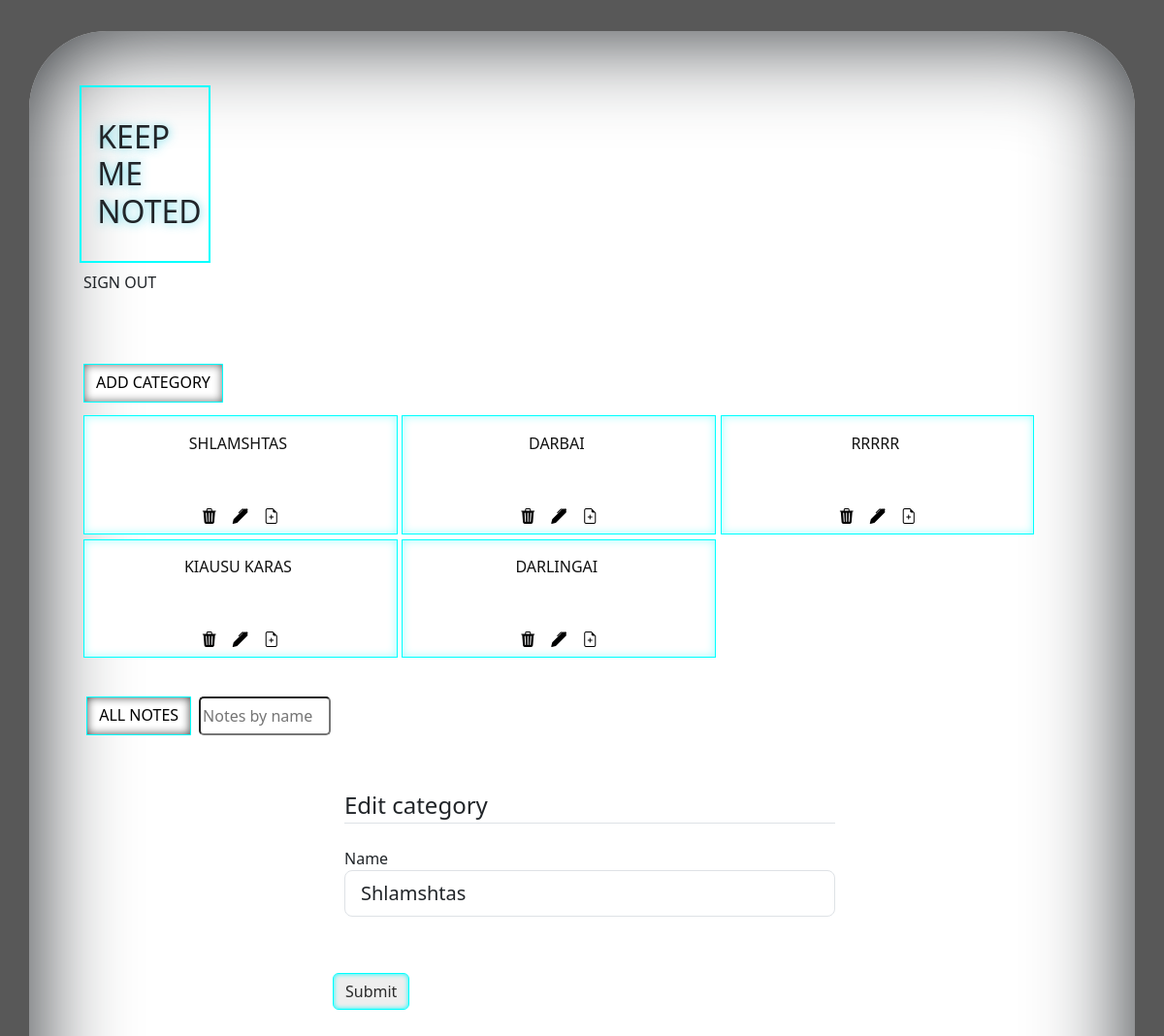
The app's page /edit/1 (signed in), older data.
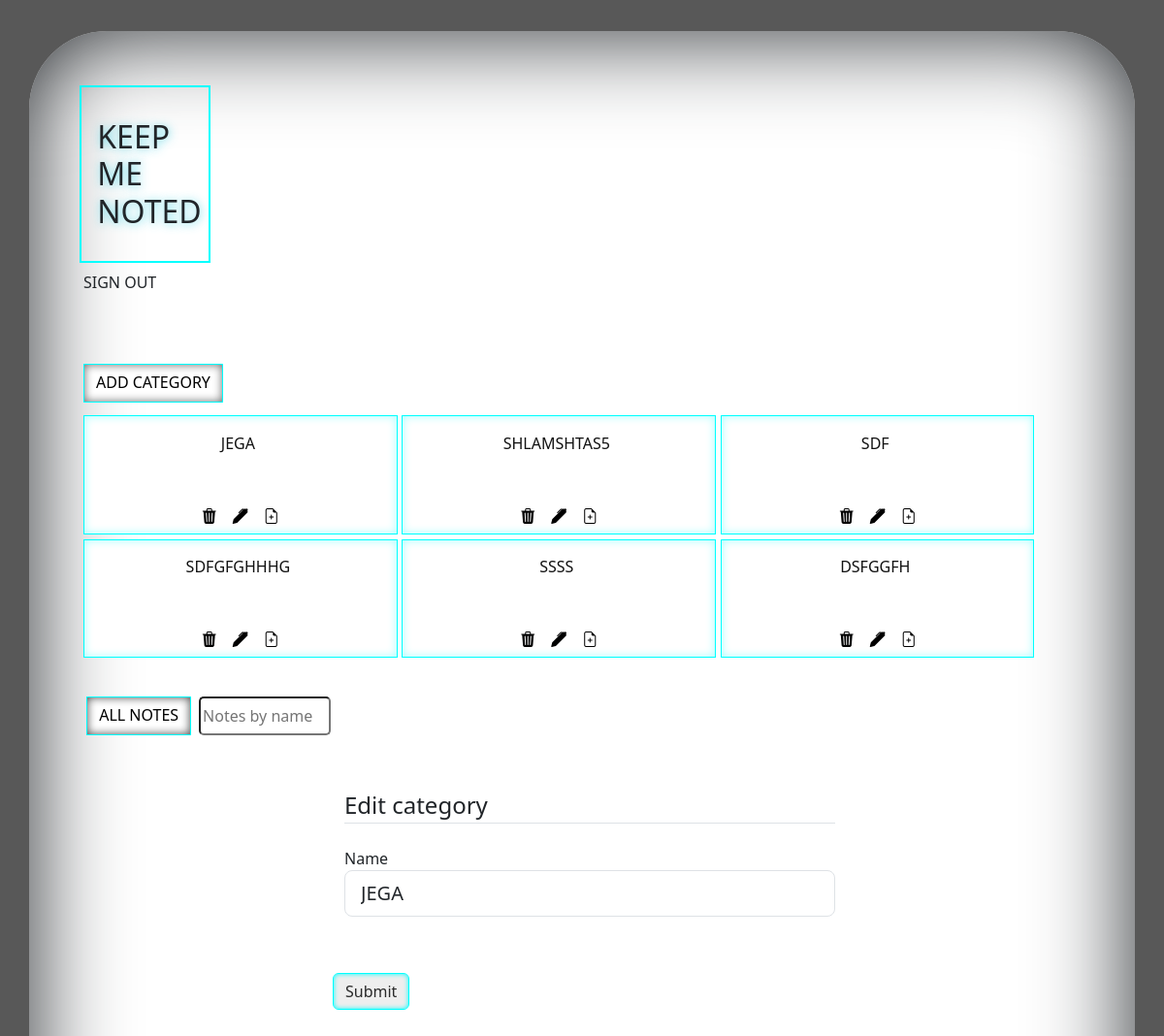
The same page, newer data.
### app/db_models/Category.py (models this page shows, shortened)
class Category(db.Model):
    __tablename__ = "categories"
    id = db.Column(db.Integer, primary_key=True)
    category_name = db.Column(db.String(50), nullable=False)
    notes = db.relationship("Note", backref="categories", cascade='all, delete')

### app/routes.py (the view)
@app.route('/edit/<int:id>', methods =['GET' , 'POST'])
@login_required
def edit_category(id):
    categories = Category.query.all()
    category = Category.query.get_or_404(id)
    form = AddCategoryForm()
    if form.validate_on_submit():
        category.category_name = form.name.data
        db.session.add(category)
        db.session.commit()
        print('category updated!!!!')
        return redirect(url_for('main'))
    form.name.data = category.category_name
    return render_template('edit_category.html' , form=form, categories=categories )

### app/forms.py
class AddCategoryForm(FlaskForm):
    name = StringField("Name", [DataRequired(),Length(max=50)],)
    submit = SubmitField('Submit')

class SearchForm(FlaskForm):
    searched = StringField("Searched", [DataRequired()])
    submit = SubmitField('Submit')

### app/routes.py (called while the page is built)
@login_manager.user_loader
def load_user(user_id):
    return User.query.get(user_id)

@app.context_processor
def base():
    form = SearchForm()
    return dict(form=form)

### app/templates/edit_category.html (shortened to what this page needs)
{% extends "main.html" %}
{% block content %}
            <div class="content-section; w-50 p-3; mx-auto pt-5" >
                <form method="POST" action="">
                   <fieldset id="fieldset-edit-category" class="form-group">
                       <legend class="border-bottom mb-4">Edit category</legend>
                       <div class="form-group">
                            {{ form.name.label(class="form-control-label") }}
                            {% if form.name.errors %}
                            {{ form.name(class="form-control form-control-lg is-invalid") }}
                            <div class="invalid-feedback">
                            {% for error in form.name.errors %}
                            <span>{{ error }}</span>
                            {% endfor %}
                            </div>
                            {% else %}
                            {{ form.name(class="form-control form-control-lg") }}
                            {% endif %}
                       </div>
                       <br>
                   </fieldset>
                         <br>
                   <div class="form-group" style="margin-bottom: 2rem;">
                      {{ form.submit(class="btn btn-outline-primary") }}
                   </div>
                </form>
            </div>
{% endblock content %}

### app/templates/main.html (shortened to what this page needs)
<!DOCTYPE html>
<html lang="en">
<head>
    <link href="https://cdn.jsdelivr.net/npm/bootstrap@5.3.0-alpha1/dist/css/bootstrap.min.css" rel="stylesheet"
 />
    <link rel="stylesheet" href="https://cdn.jsdelivr.net/npm/bootstrap-icons@1.10.3/font/bootstrap-icons.css">
    <link rel="stylesheet" href="{{ url_for('static' , filename = '/stylesheets/style.css')}}">
    <link rel="stylesheet" href="{{ url_for('static' , filename = '/stylesheets/media-queries.css')}}">
    <link rel="stylesheet" href="https://cdnjs.cloudflare.com/ajax/libs/normalize/8.0.1/normalize.min.css" />
</head>
<body>
  <div class="container" id="container-1" >
    <div id="brand_flash_container">
      <div id="brand-container">
          <h1 id="brand" >KEEP <br> ME <br> NOTED</h1>
          <a id="signout" href="{{ url_for('logout') }}" class="nav-link px-2 ">SIGN OUT</a>
      </div>
    </div>
  <div class = "all-cards-container"
   >
    <div id="signout-container">
      <a id="add_category" class="btn btn-primary" href="{{ url_for('add_category')}}" class="nav-link px-2 ">ADD CATEGORY</a>
    </div>
    <div  id="container-category">
        {% for category in categories %}
        <div class="btn btn-secondary"  id="buttons-category" >
        <a href="{{ url_for('notes' , id = category.id )}}" style="margin: 0.3rem  0.3rem  0rem  0rem;
                          height: 5rem; word-wrap: break-word; text-decoration: none;">
            <h6 id="category-name" style="text-transform: uppercase;" >{{category['category_name']}}</h6>
        </a>
        <div style="display: flex; justify-content: center;">
          <a  href="{{ url_for('delete' , id = category.id) }}" class="nav-link px-2 ">
            <i class="bi bi-trash3-fill"></i>
          </a>
          <a href="{{ url_for('edit_category' , id = category.id )}}" class="nav-link px-2 ">
            <i class="bi bi-pen-fill"></i>
          </a>
          <a href="{{ url_for('noting' , id = category.id )}}" class="nav-link px-2 ">
            <i class="bi bi-file-earmark-plus"></i>
          </a>
        </div>
        </div>
        {% endfor %}
      </div>
      <div style="display: flex; flex-direction: column;">
        <div class="note-filter-container" >
            <a class="btn btn-primary"  id = "all-notes-filter" href="{{ url_for('all_notes')}}">ALL NOTES</a>
               <form method="POST" class = "d-flex" action="{{url_for('search')}}">
                 <input id="serach-by-name" class="form_control me-2" type="search" placeholder="Notes by name" aria-label="Search" , name="searched">
               </form>
        </div>
        {% block content %}
        {% endblock %}
      </div>
    </div>
  </div>
</body>
</html>

Row changes from the older to the newer data that the page shows:
changed Category: category_name "SHLAMSHTAS" → "JEGA"
changed Category: category_name "DARBAI" → "SHLAMSHTAS5"
changed Category: category_name "RRRRR" → "SDF"
changed Category: category_name "KIAUSU KARAS" → "SDFGFGHHHG"
changed Category: category_name "DARLINGAI" → "SSSS"
added Category: category_name "DSFGGFH"
Text that changed along with them:
form field name: "Shlamshtas" → "JEGA"
